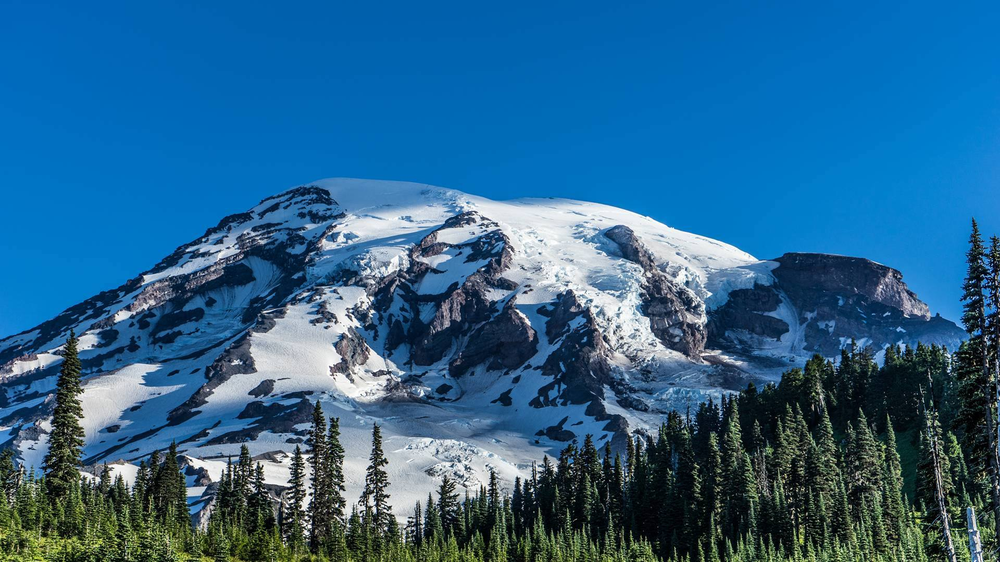
#> input picture image1.png, 1000 x 562 px, shrunk from 1920 x 1080 before the run
$ python image_compressor.py
#> lines starting #> are read from the running program, lines starting #| are printed output that depends on the picture; long printed decimals are rounded
import os, cv2, math
import numpy as np
from scipy.fftpack import dct, idct

IMAGE_FILENAME = "image1.png"

COLOR_COMPONENT = 1
COMPRESSED = 2
DECOMPRESSED = 3

def main():
    BASE, EXT = os.path.splitext(IMAGE_FILENAME)
    original_image = cv2.imread(IMAGE_FILENAME)
#> original_image is the input picture: shape (562, 1000, 3); mean B, G, R 140.9, 100.5, 42
    blue_matrix, green_matrix, red_matrix = cv2.split(original_image)
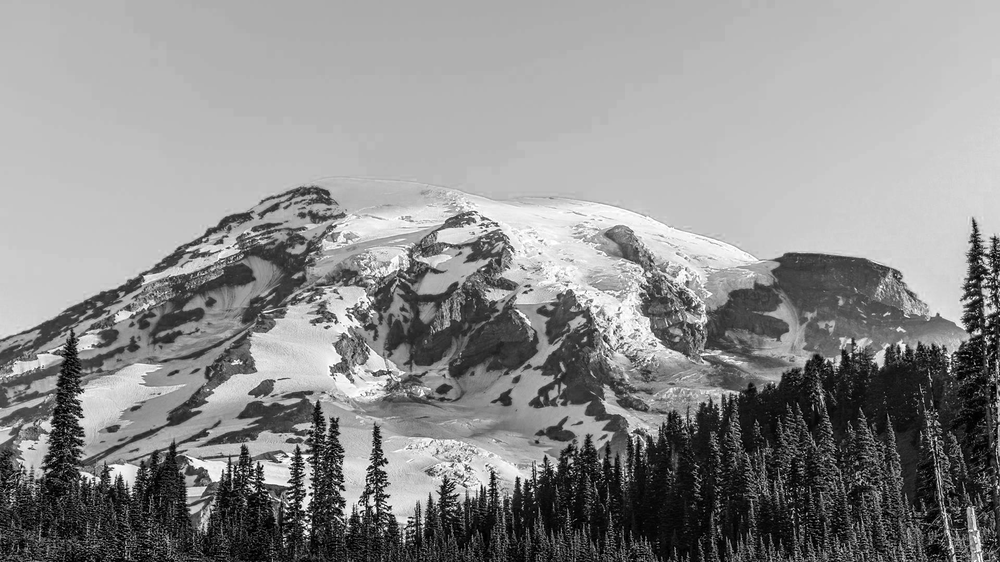
#> blue_matrix: shape (562, 1000); min 0, max 255, mean 140.9
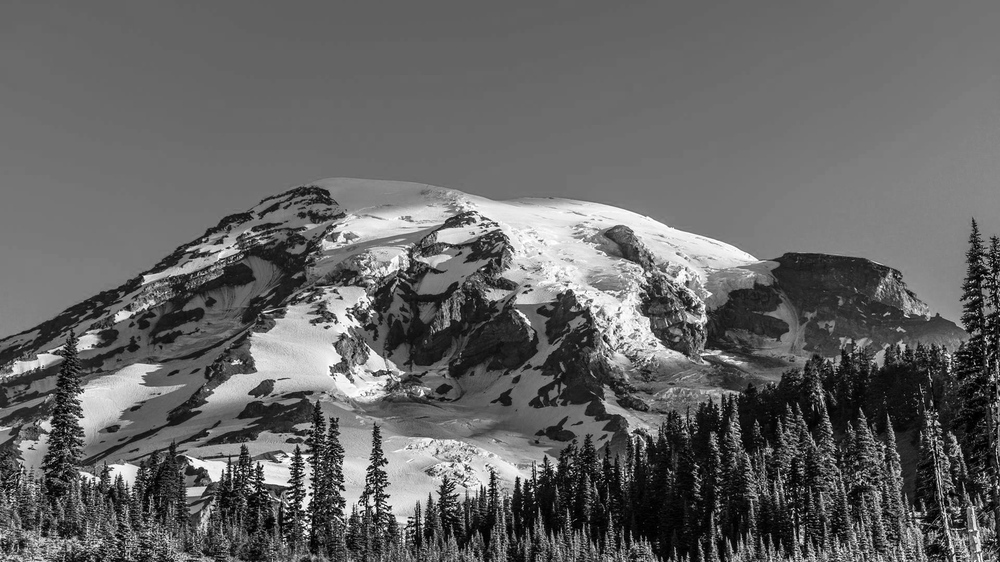
#> green_matrix: shape (562, 1000); min 0, max 255, mean 100.5
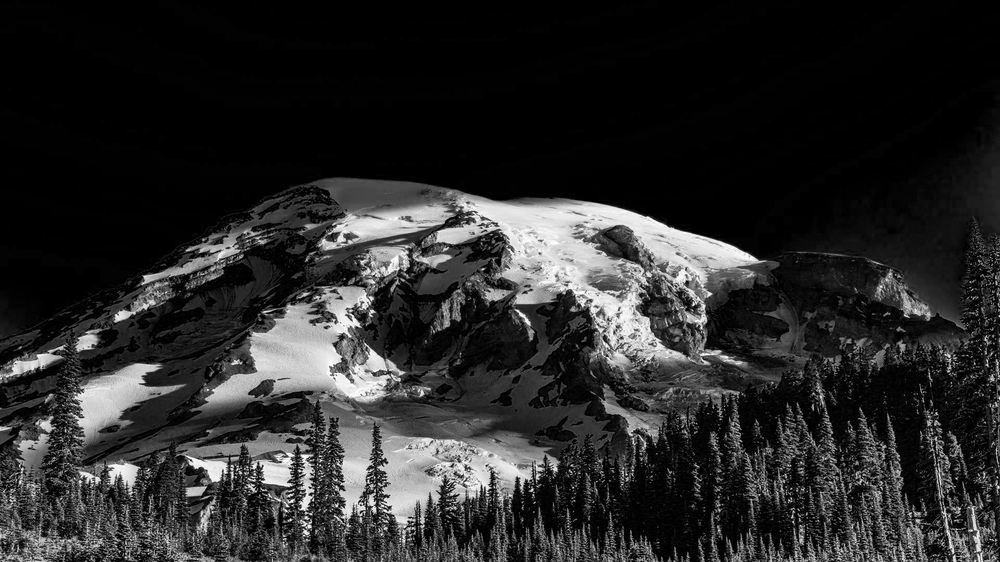
#> red_matrix: shape (562, 1000); min 0, max 255, mean 42
    showImage(blue_matrix, "blue_component")
    saveImage(blue_matrix, f"{BASE}_blue", COLOR_COMPONENT)

    showImage(green_matrix, "green_component")
    saveImage(green_matrix, f"{BASE}_green", COLOR_COMPONENT)

    showImage(red_matrix, "red_component")
    saveImage(red_matrix, f"{BASE}_red", COLOR_COMPONENT)
    # compress the same image 4 times with different ratios
    for m in [1, 2, 3, 4]:
        # compress
        blue_matrix_comp = compress(blue_matrix, m)
        green_matrix_comp = compress(green_matrix, m)
        red_matrix_comp = compress(red_matrix, m)
        compressed_image = np.stack((blue_matrix_comp, green_matrix_comp, red_matrix_comp), axis=2).astype(np.uint8)
        # showImage(compressed_image, f"{BASE}_comp_m{m}")
        saveImage(compressed_image, f"{BASE}_comp_m{m}", COMPRESSED)

        # decompress
        blue_matrix_decomp = decompress(blue_matrix, m)
        green_matrix_decomp = decompress(green_matrix, m)
        red_matrix_decomp = decompress(red_matrix, m)
        decompressed_image = np.stack((blue_matrix_decomp, green_matrix_decomp, red_matrix_decomp), axis=2).astype(np.uint8)
        showImage(decompressed_image, f"{BASE}_decomp_m{m}")
        saveImage(decompressed_image, f"{BASE}_decomp_m{m}", DECOMPRESSED)
        PSNR = calcPSNR(original_image, decompressed_image)
        print(f"PSNR for m = {m} is {PSNR}")
#> this loop made 4 passes
#> (MSE in calcPSNR, PSNR) on passes 1 to 4: (50.96, 31.06), (44.77, 31.62), (40.37, 32.07), (36.52, 32.51)
#| PSNR for m = 1 is 31.059
#| PSNR for m = 2 is 31.621
#| PSNR for m = 3 is 32.070
#| PSNR for m = 4 is 32.506
#> pass 1, in main, `blue_matrix_comp = compress(blue_matrix, m)`:
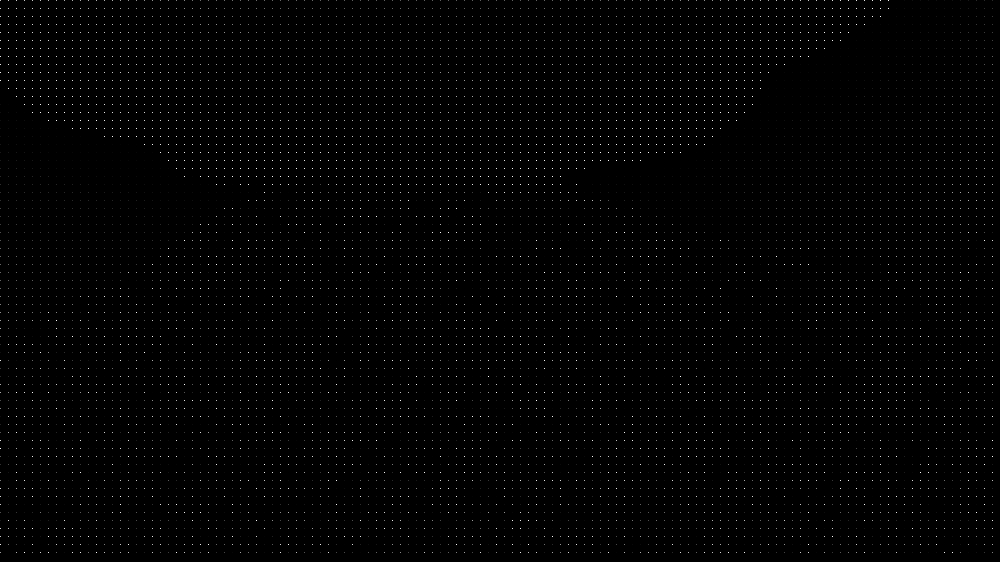
#> blue_matrix_comp: shape (562, 1000); min 0, max 255, mean 2
#> after the loop:
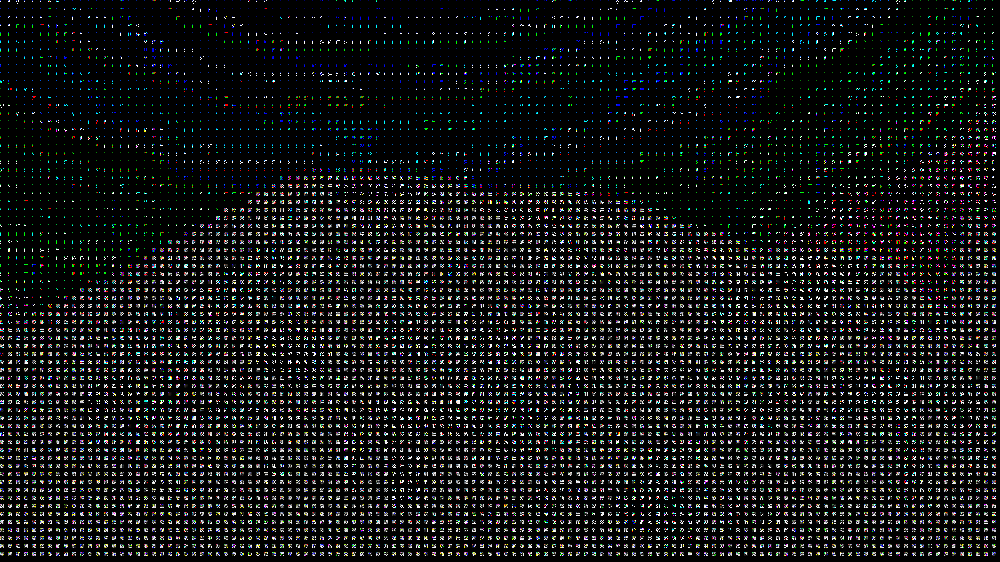
#> compressed_image: shape (562, 1000, 3); mean B, G, R 21.4, 21.3, 19.9

def showImage(matrix : np.ndarray, filename : str):
    cv2.imshow(f"{filename}.png", matrix)
    cv2.waitKey()
    cv2.destroyAllWindows()

def saveImage(matrix: np.ndarray, filename : str, category : int):
    if category == COLOR_COMPONENT:
        cv2.imwrite(f"./color_components/{filename}.png", matrix)
    elif category == COMPRESSED:
        cv2.imwrite(f"./compressed_images/{filename}.png", matrix)
    else:
        cv2.imwrite(f"./decompressed_images/{filename}.png", matrix)

def DCT2(matrix : np.ndarray):
    matrix = matrix.astype(float)
    return dct(dct(matrix.T, norm="ortho").T, norm="ortho")

def IDCT2(coefficients : np.ndarray):
    return idct(idct(coefficients.T, norm="ortho").T, norm="ortho")

def compress(matrix : np.ndarray, m : int):

    sub_matrix_rows, sub_matrix_cols = 8, 8

    # Calculate the number of sub-matrices
    num_sub_matrices_rows = int(matrix.shape[0] / sub_matrix_rows)
    num_sub_matrices_cols = int(matrix.shape[1] / sub_matrix_cols)

    compressed_matrix = np.zeros_like(matrix)

    # Iterate through the original matrix to extract sub-matrices
    for row in range(num_sub_matrices_rows):
        for col in range(num_sub_matrices_cols):
            # Define starting indices for the current sub-matrix
            start_row = row * sub_matrix_rows
            start_col = col * sub_matrix_cols

            # Extract sub-matrix using slicing
            sub_matrix = matrix[start_row:start_row + sub_matrix_rows, start_col:start_col + sub_matrix_cols]
            coefficients = DCT2(sub_matrix)

            mask = np.zeros(64).reshape(8, 8)
            mask[0:m, 0:m] = 1
            filtered_coefficients = coefficients * mask

            compressed_matrix[start_row:start_row + sub_matrix_rows, start_col:start_col + sub_matrix_cols] = filtered_coefficients

    return compressed_matrix

def decompress(matrix : np.ndarray, m : int):

    sub_matrix_rows, sub_matrix_cols = 8, 8

    # Calculate the number of sub-matrices
    num_sub_matrices_rows = int(matrix.shape[0] / sub_matrix_rows)
    num_sub_matrices_cols = int(matrix.shape[1] / sub_matrix_cols)

    decompressed_matrix = np.zeros_like(matrix)

    # Iterate through the original matrix to extract sub-matrices
    for row in range(num_sub_matrices_rows):
        for col in range(num_sub_matrices_cols):
            # Define starting indices for the current sub-matrix
            start_row = row * sub_matrix_rows
            start_col = col * sub_matrix_cols

            # Extract sub-matrix using slicing
            sub_matrix = matrix[start_row:start_row + sub_matrix_rows, start_col:start_col + sub_matrix_cols]
            coefficients = DCT2(sub_matrix)

            mask = np.zeros(64).reshape(8, 8)
            mask[0:m, 0:m] = 1
            filtered_coefficients = coefficients * mask

            image_data = IDCT2(filtered_coefficients)
            image_data = np.clip(image_data, 0, 255).astype(np.uint8)
            decompressed_matrix[start_row:start_row + sub_matrix_rows, start_col:start_col + sub_matrix_cols] = image_data


    return decompressed_matrix

def calcPSNR(original_image : np.ndarray, decompressed_image : np.ndarray):
    MSE = np.mean((original_image - decompressed_image) ** 2)
    PSNR = 10 * math.log10((255 ** 2) / MSE)
    return PSNR


if __name__ == "__main__":
    main()
